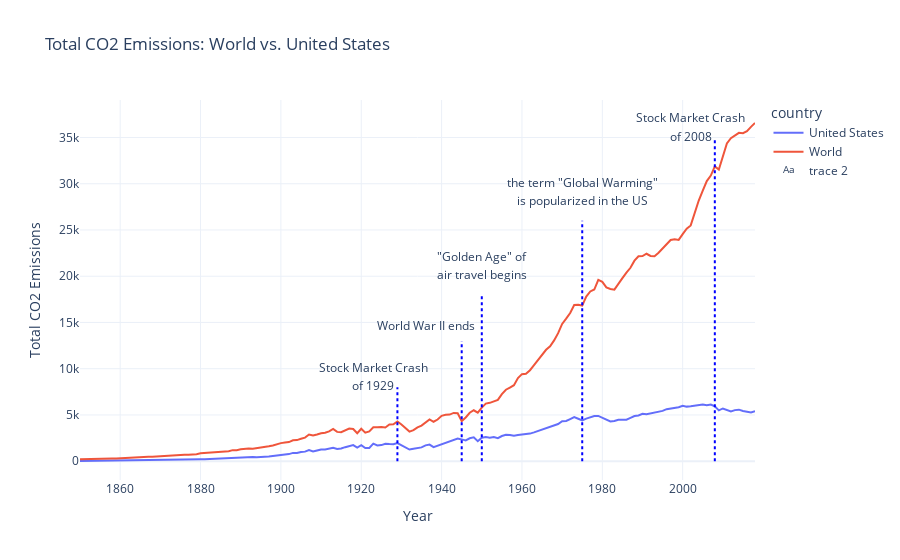

Notebook cell for this chart:
### Code cell
## EDIT
#from plotly.subplots import make_subplots

# Create subset to compare CO2 Emissions (World vs US)
df_world_us = data[data['country'].isin(['World','United States'])]
df_world_us = df_world_us[df_world_us['year'] >= 1850]

# Plot
fig = px.line(df_world_us, x='year', y='co2', 
              color='country', 
              title='Total CO2 Emissions: World vs. United States', 
              labels = {'year': 'Year', 'co2': 'Total CO2 Emissions'
                      })
# Adding thresholds
fig.add_shape(type="line",
    x0=1929, y0=0, x1=1929, y1=8000,
    line=dict(color="Blue",
              width=2, dash='dot'))

fig.add_shape(type="line",
    x0=1945, y0=0, x1=1945, y1=13000,
    line=dict(color="Blue",
              width=2, dash='dot'))

fig.add_shape(type="line",
    x0=1950, y0=0, x1=1950, y1=18000,
    line=dict(color="Blue",
              width=2, dash='dot'))

fig.add_shape(type="line",
    x0=1975, y0=0, x1=1975, y1=26000,
    line=dict(color="Blue",
              width=2, dash='dot'))

fig.add_shape(type="line",
    x0=2008, y0=0, x1=2008, y1=35000,
    line=dict(color="Blue",
              width=2, dash='dot'))

# Create scatter trace of text labels
fig.add_trace(go.Scatter(
    x=[1923,1923, 1936, 1950,1950, 1975,1975, 2002,2002],
    y=[10000,8000, 14500, 22000,20000, 30000,28000, 37000,35000],
    text=['Stock Market Crash','of 1929',
          'World War II ends',
          '"Golden Age" of', 'air travel begins',
          'the term "Global Warming"','is popularized in the US', 
          'Stock Market Crash','of 2008'], 
    mode="text"))

#pio.templates.default = 'plotly_white'
fig.show()

# Uncomment below code to save plot
# fig.write_html("images/CO2_world_vs_us.html")

### Figure 1 — Plotly figure (JSON) as saved in the notebook; plotly's stock layout.template omitted (floating-point values rounded to 4 significant figures; data arrays with more than 128 entries replaced by an {"elided": "..."} marker saying what was removed)
{"data": [{"hovertemplate": "country=United States<br>Year=%{x}<br>Total CO2 Emissions=%{y}<extra></extra>", "legendgroup": "United States", "line": {"color": "#636efa", "dash": "solid"}, "mode": "lines", "name": "United States", "orientation": "v", "showlegend": true, "type": "scatter", "x": {"elided": "169 int values"}, "xaxis": "x", "y": {"elided": "169 float values"}, "yaxis": "y"}, {"hovertemplate": "country=World<br>Year=%{x}<br>Total CO2 Emissions=%{y}<extra></extra>", "legendgroup": "World", "line": {"color": "#EF553B", "dash": "solid"}, "mode": "lines", "name": "World", "orientation": "v", "showlegend": true, "type": "scatter", "x": {"elided": "169 int values"}, "xaxis": "x", "y": {"elided": "169 float values"}, "yaxis": "y"}, {"mode": "text", "text": ["Stock Market Crash", "of 1929", "World War II ends", "\"Golden Age\" of", "air travel begins", "the term \"Global Warming\"", "is popularized in the US", "Stock Market Crash", "of 2008"], "type": "scatter", "x": [1923, 1923, 1936, 1950, 1950, 1975, 1975, 2002, 2002], "y": [10000, 8000, 14500, 22000, 20000, 30000, 28000, 37000, 35000]}], "layout": {"legend": {"title": {"text": "country"}, "tracegroupgap": 0}, "shapes": [{"line": {"color": "Blue", "dash": "dot", "width": 2}, "type": "line", "x0": 1929, "x1": 1929, "y0": 0, "y1": 8000}, {"line": {"color": "Blue", "dash": "dot", "width": 2}, "type": "line", "x0": 1945, "x1": 1945, "y0": 0, "y1": 13000}, {"line": {"color": "Blue", "dash": "dot", "width": 2}, "type": "line", "x0": 1950, "x1": 1950, "y0": 0, "y1": 18000}, {"line": {"color": "Blue", "dash": "dot", "width": 2}, "type": "line", "x0": 1975, "x1": 1975, "y0": 0, "y1": 26000}, {"line": {"color": "Blue", "dash": "dot", "width": 2}, "type": "line", "x0": 2008, "x1": 2008, "y0": 0, "y1": 35000}], "title": {"text": "Total CO2 Emissions: World vs. United States"}, "xaxis": {"anchor": "y", "domain": [0, 1], "title": {"text": "Year"}}, "yaxis": {"anchor": "x", "domain": [0, 1], "title": {"text": "Total CO2 Emissions"}}}}
